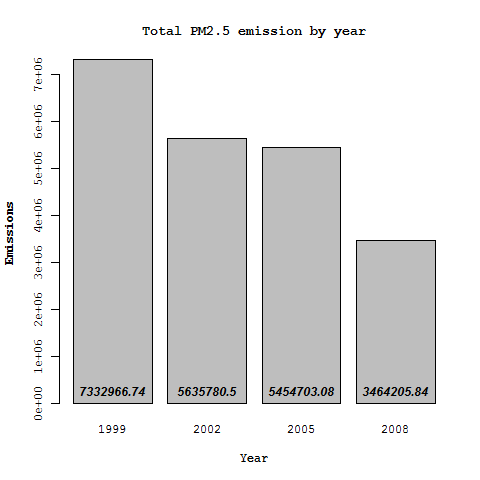

Write the R code that produced this figure.
## NOTE: Set your working directory where you have the rds files and
## the "processData.R"

source("processData.R")

# Have total emissions from PM2.5 decreased in the United States from 1999
# to 2008? Using the base plotting system, make a plot showing the total 
# PM2.5 emission from all sources for each of the years 1999, 2002, 2005, 
# and 2008.

png(filename = "plot1.png", width = 480, height = 480)
with(SCCByYear, text(barplot(emissions, 
                             names.arg = year,
                             main = "Total PM2.5 emission by year",
                             xlab = "Year",
                             ylab = "Emissions",
                             family = "mono",
                             font.lab = 2), 0, round(emissions, 2), 
                     cex = 1, pos = 3, font = 4))
dev.off()
